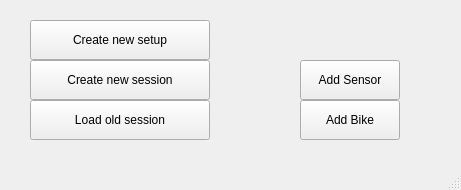
<?xml version="1.0" encoding="UTF-8"?>
<ui version="4.0">
 <class>mainWindow</class>
 <widget class="QMainWindow" name="mainWindow">
  <property name="geometry">
   <rect>
    <x>0</x>
    <y>0</y>
    <width>461</width>
    <height>190</height>
   </rect>
  </property>
  <property name="windowTitle">
   <string>Bahama Mama Telemetry</string>
  </property>
  <widget class="QWidget" name="centralwidget">
   <widget class="QPushButton" name="pushButton">
    <property name="geometry">
     <rect>
      <x>30</x>
      <y>20</y>
      <width>180</width>
      <height>40</height>
     </rect>
    </property>
    <property name="text">
     <string>Create new setup</string>
    </property>
   </widget>
   <widget class="QPushButton" name="pushButton_2">
    <property name="geometry">
     <rect>
      <x>30</x>
      <y>60</y>
      <width>180</width>
      <height>40</height>
     </rect>
    </property>
    <property name="text">
     <string>Create new session</string>
    </property>
   </widget>
   <widget class="QPushButton" name="pushButton_3">
    <property name="geometry">
     <rect>
      <x>30</x>
      <y>100</y>
      <width>180</width>
      <height>40</height>
     </rect>
    </property>
    <property name="text">
     <string>Load old session</string>
    </property>
   </widget>
   <widget class="QPushButton" name="pushButton_4">
    <property name="geometry">
     <rect>
      <x>300</x>
      <y>100</y>
      <width>100</width>
      <height>40</height>
     </rect>
    </property>
    <property name="text">
     <string>Add Bike</string>
    </property>
   </widget>
   <widget class="QPushButton" name="pushButton_5">
    <property name="geometry">
     <rect>
      <x>300</x>
      <y>60</y>
      <width>100</width>
      <height>40</height>
     </rect>
    </property>
    <property name="text">
     <string>Add Sensor</string>
    </property>
   </widget>
  </widget>
  <widget class="QMenuBar" name="menubar">
   <property name="geometry">
    <rect>
     <x>0</x>
     <y>0</y>
     <width>461</width>
     <height>24</height>
    </rect>
   </property>
  </widget>
  <widget class="QStatusBar" name="statusbar"/>
 </widget>
 <resources/>
 <connections/>
</ui>
